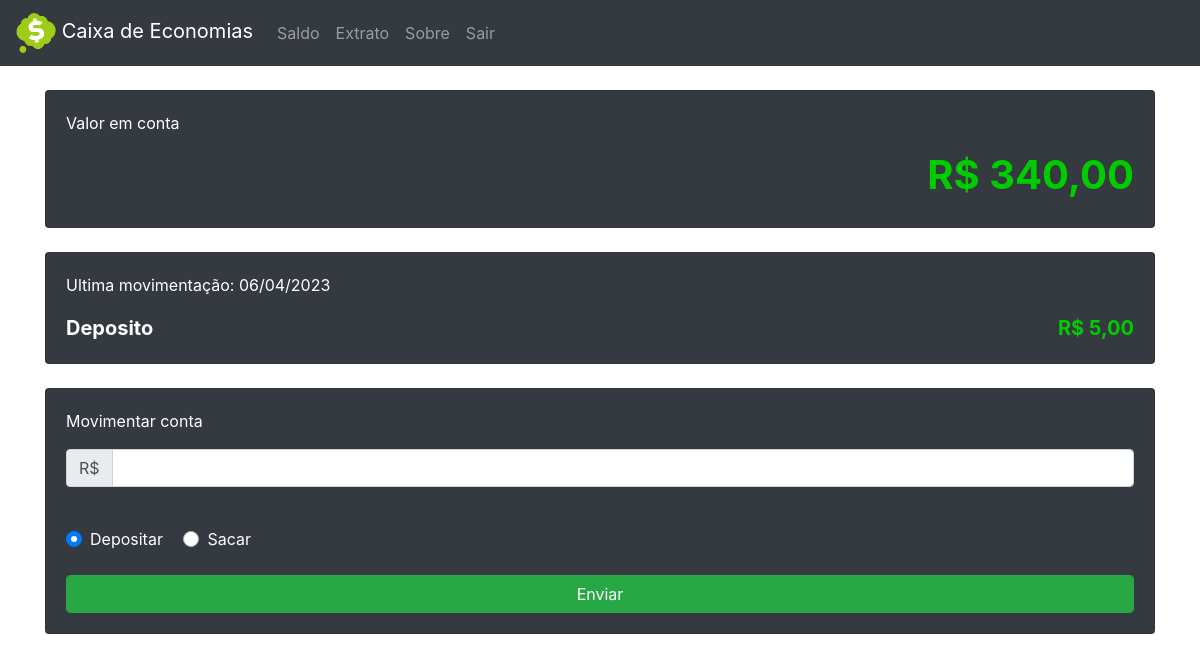
/homepage (signed in), run on an earlier commit of the app's database.
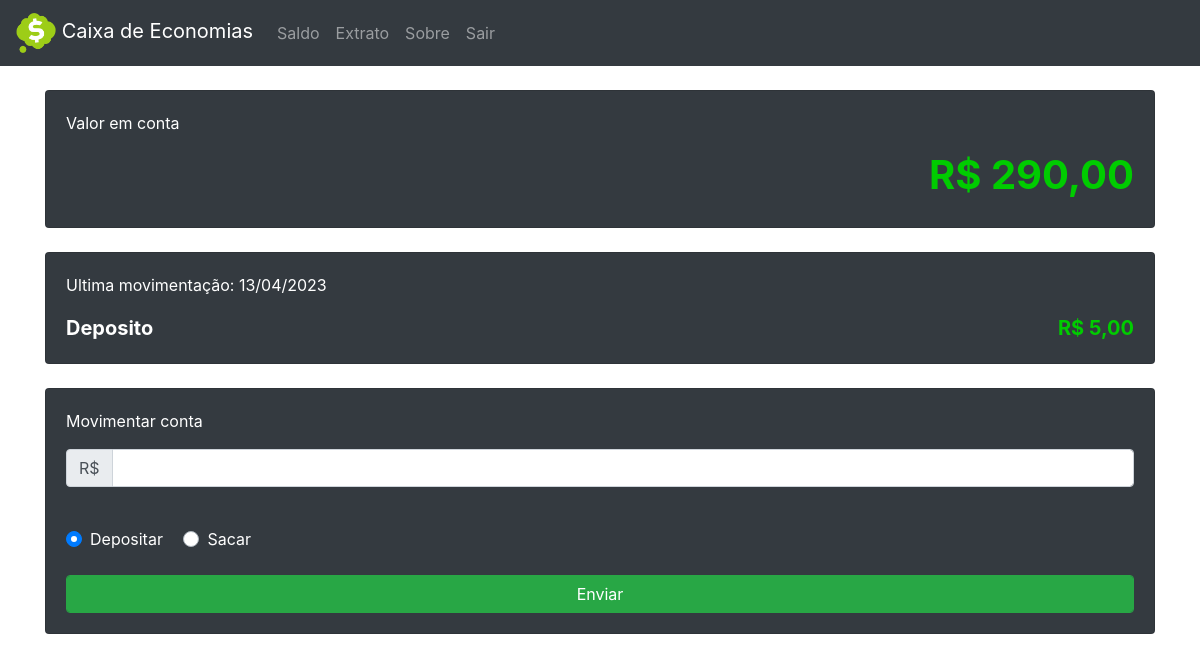
And on a later commit of the database.
### tables this page shows
CREATE TABLE movimentacao(Data DATE, TMov TEXT, VMov REAL, Descricao TEXT);

### App.py (the view)
@app.route('/homepage')
def homepage():
	if (session):
		ultC , ultO, dt, li = Control_DB.ultrow(session['usuario'])
		if ultC > 0:
			cor_ultC = '#00CC00'
		elif ultC  < 0:
			cor_ultC = '#DF0101'
		else:
			cor_ultC = '#33CCFF'
		conta = rs.float_to_s(Control_DB.v_conta(session['usuario']))
		cor_conta = rs.string_to_f(conta)
		if cor_conta > 0:
			cor_conta = '#00CC00'
		elif cor_conta < 0:
			cor_conta = '#DF0101'
		else:
			cor_conta = '#33CCFF'
		ultC = rs.float_to_s(ultC)
		ultO = ultO.capitalize()
		return render_template('index.html', ultC = ultC, cor_ultC = cor_ultC, ultO = ultO, dt = dt, conta =  conta, cor_conta = cor_conta, real = rs.float_to_s)
	else:
		return redirect( url_for('login') )

### App.py (called while the page is built)
	def ultrow(x):
		con = sqlite3.connect(path_db + x + '.db')
		cur = con.cursor()
		li = []
		for row in cur.execute('''SELECT * FROM movimentacao'''):
			ult = row
			li += [row]
		x = ult[2]
		y = ult[1]
		z = ult[0]
		con.commit()
		con.close()
		return x, y, z, li

	def v_conta(x):
		def del_car(x):
			x = x[0]
			if x == None:
				x = 0.0
			else:
				x = float(x)
			return x
		con = sqlite3.connect(path_db + x + '.db')
		cur = con.cursor()
		for row in cur.execute('''SELECT SUM(VMov) FROM movimentacao '''):
			conta = row
			conta = del_car(conta)
		con.commit()
		con.close()
		return conta

### module/realsymbol.py (called while the page is built)
    def string_to_f(x):
        s = x[0:1]
        x = list(x)[4:]
        c = ''
        for i in x:
            if i == '.':
                pass
            elif i == ',':
                c += '.'
            else:
                c += i
        if s == '-':
            c = (float(c) - (2 * float(c)))
            return c
        elif s == ' ':
            return float(c)

### templates/index.html (shortened to what this page needs)
<!DOCTYPE html>
<html lang="pt-br">
	<head>
		<link rel="stylesheet" href="{{ url_for('static', filename='css/bootstrap.min.css') }}">
</head>
<body>
	<nav class="navbar navbar-expand-md bg-dark navbar-dark">
	  <a class="navbar-brand" href="{{ url_for('homepage') }}"><img src="/static/imgs/logo.png" alt="Logo" style="width:40px;"> Caixa de Economias</a>
	  <div class="collapse navbar-collapse" id="collapsibleNavbar">
	    <ul class="navbar-nav">
	      <li class="nav-item">
	        <a class="nav-link" href="{{ url_for('homepage') }}">Saldo</a>
	      </li>
	      <li class="nav-item">
	        <a class="nav-link" href="{{ url_for('extratos') }}">Extrato</a>
	      </li>
	      <li class="nav-item">
	        <a class="nav-link" href="#">Sobre</a>
	      </li>
	      <li class="nav-item">
	        <a class="nav-link" href="{{ url_for('sair') }}">Sair</a>
	      </li>
	    </ul>
	  </div>
	</nav>
	<div class="container">
		<br>
		<div class="card bg-dark text-white">
	    <div class="card-body">
	    	<p>Valor em conta</p>
	    	<h1 class="float-right"><span style="color: {{  cor_conta }}; font-weight: bold;">{{conta}}</span></h1>
	   </div>
	  </div>
	  <br>
		<div class="card bg-dark text-white">
	    <div class="card-body">
	    	<p>Ultima movimentação: {{dt}}</p>
	    	<span style="font-size: 20px; font-weight: bold;">{{ultO}}</span>
	    	<span class="float-right" style="color: {{ cor_ultC }}; font-size: 20px; font-weight: bold;">{{ultC}}</span>
	    </div>
	  </div>
		<br>
	  <div class="card bg-dark text-white">
	    <div class="card-body">
		    <p>Movimentar conta</p>
				<form action="{{ url_for('movimentacao') }}" method="POST">
		  		<div class="input-group mb-3">
		    		<div class="input-group-prepend">
		      		<span class="input-group-text">R$</span>
		   			</div>
		        <input type="number" step="any" name="movimento" class="form-control" id="mv">
		      </div>
		      <br>
		      <div class="custom-control custom-radio custom-control-inline">
            <label class="custom-control-label" for="customRadio1">Depositar</label>
          </div>
          <div class="custom-control custom-radio custom-control-inline">
            <label class="custom-control-label" for="customRadio2">Sacar</label>
          </div>
          <br>
          <br>
					<input type="button" class="btn btn-success form-control" value="Enviar" data-toggle="modal" data-target="#myModal">
		      <br>
				</form>
			</div>
		</div>
	</div>
	<br>
</body>
</html>

What changed in the data, as far as the page shows it:
no longer on this page (row unchanged): movimentacao: Data "06/04/2023"
added movimentacao: Data "13/04/2023"
Also different on the page:
{{ conta }}: "R$ 340,00" → "R$ 290,00"
